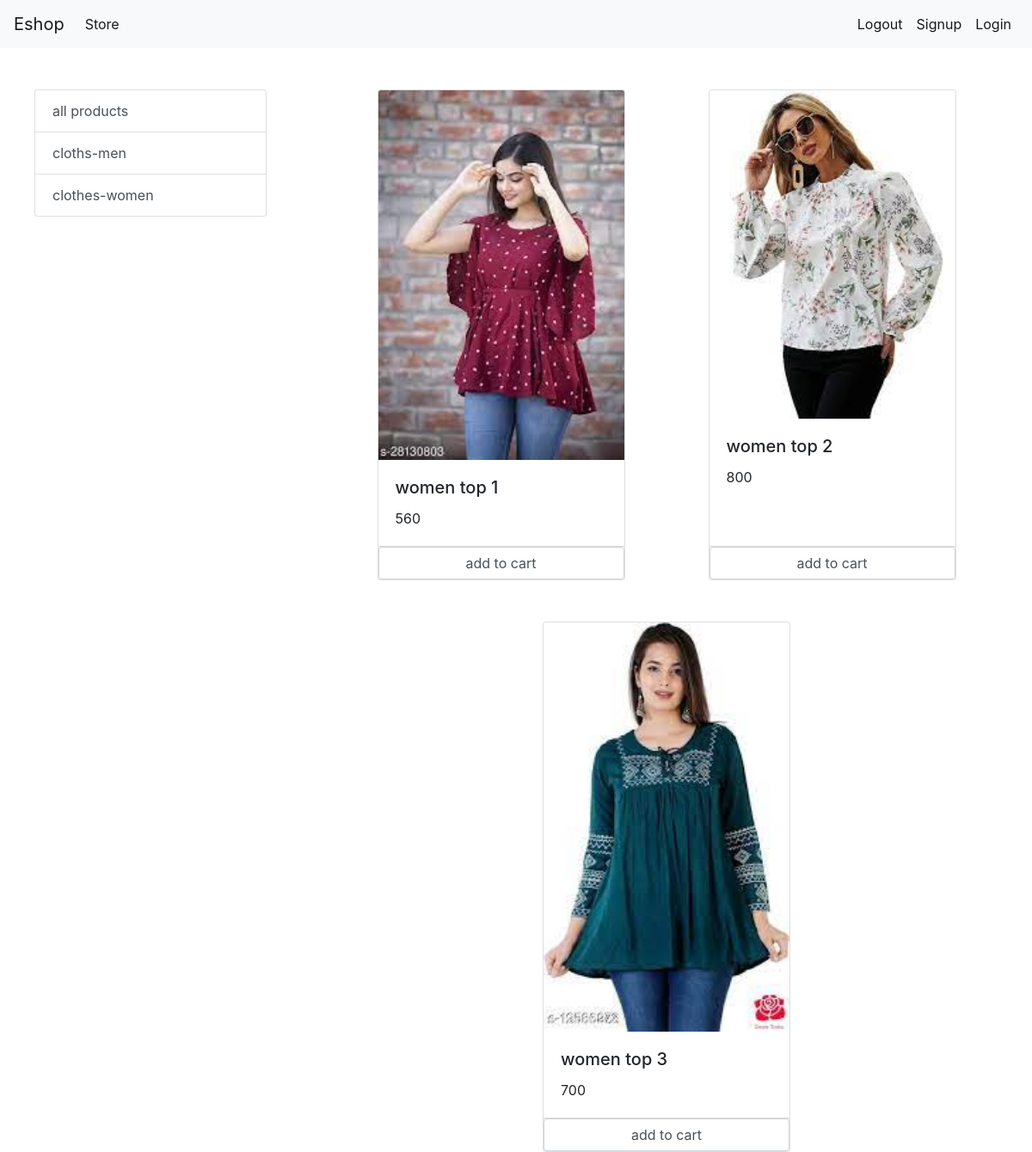
The app's page /?category=2 with its own data.
### store/models/category.py (models this page shows, shortened)
class Category(models.Model):
    name = models.CharField(max_length=50)
    @staticmethod
    def get_cat():
      return Category.objects.all()

### store/models/product.py (models this page shows, shortened)
class Product(models.Model):
    category=models.ForeignKey(Category,on_delete=models.CASCADE,default=1)
    name=models.CharField(max_length=50)
    price=models.IntegerField(default=0)
    desctiption = models.CharField(max_length=500)
    image = models.ImageField(upload_to='uploads/products/')
    @staticmethod
    def get_products_by_category_id(category_id):
        if category_id:
            return Product.objects.filter(category=category_id)
        else:
            return Product.get_all_products()

### store/Views/home.py (the view, shortened to what this page needs)
# urls.py: path('', Index.as_view(),name='homepage'),
class Index(View):
    def get(self, request):
        cart=request.session.get('cart')
        if not cart:
            request.session['cart']={}
        prds = None
        categori_id =request.GET.get('category')
        if categori_id:
            prds= Product.get_products_by_category_id(categori_id)
        else:
            prds = Product.get_all_products()
        cat= Category.get_cat()
        data={}
        data['products']=prds
        data['cat']=cat
        print(request.session.get('email'))
        return render(request,'index.html',data )

### store/templatetags/cart.py (called while the page is built)
@register.filter(name='is_in_cart')
def is_in_cart(product,cart):
    keys=cart.keys()
    for id in keys:
        if int(id) == product.id:
            return True
    return False

### Eshop/store/templates/index.html (shortened to what this page needs)
{% extends 'base.html'%} {% block content %} {% load cart %}
<div class="container-fluid">
    <div class="row">
        <div class="col-lg-3 mx-auto mt-5">
            <div class="list-group">
                <a href="/" class="list-group-item list-group-item-action">all products</a> {% for i in cat %}
                <a href="/?category={{i.id}}" class="list-group-item list-group-item-action">{{i.name}}</a> {% endfor %}
            </div>
        </div>
        <div class="col-lg-8 mx-auto">
            <div class="row mx-auto">
                {% for i in products %}
                <div class="card mx-auto mt-5" style="width: 18rem;">
                    <img src="{{i.image.url}}" class="card-img-top" alt="...">
                    <div class="card-body">
                        <h5 class="card-title">{{i.name}}</h5>
                        <p class="card-text">{{i.price}}</p>
                    </div>
                    <div class="card-footer p-0  no-gutters">
                        {% if i|is_in_cart:request.session.cart %}
                        <div class="row no-gutters">
                            <input type="submit" value="-" class="col-2 btn btn-block btn-secondary">
                            <div class="text-center col"> 2in cart </div>
                            <input type="submit" value="+" class="col-2 btn btn-block btn-secondary">
                        </div>
                        {% else %}
                        <form action="" method="POST" class="btn-block">
                            <input type="submit" class=" float-right form-control" value="add to cart">
                        </form>
                        {% endif %}
                    </div>
                </div>
                {% endfor %}
            </div>
        </div>
    </div>
</div>
{% endblock %}

### records on screen
Category: name "cloths-men"
Category: name "clothes-women"
Product: image (picture), name "women top 1", price "560"
Product: image (picture), name "women top 2", price "800"
Product: image (picture), name "women top 3", price "700"
